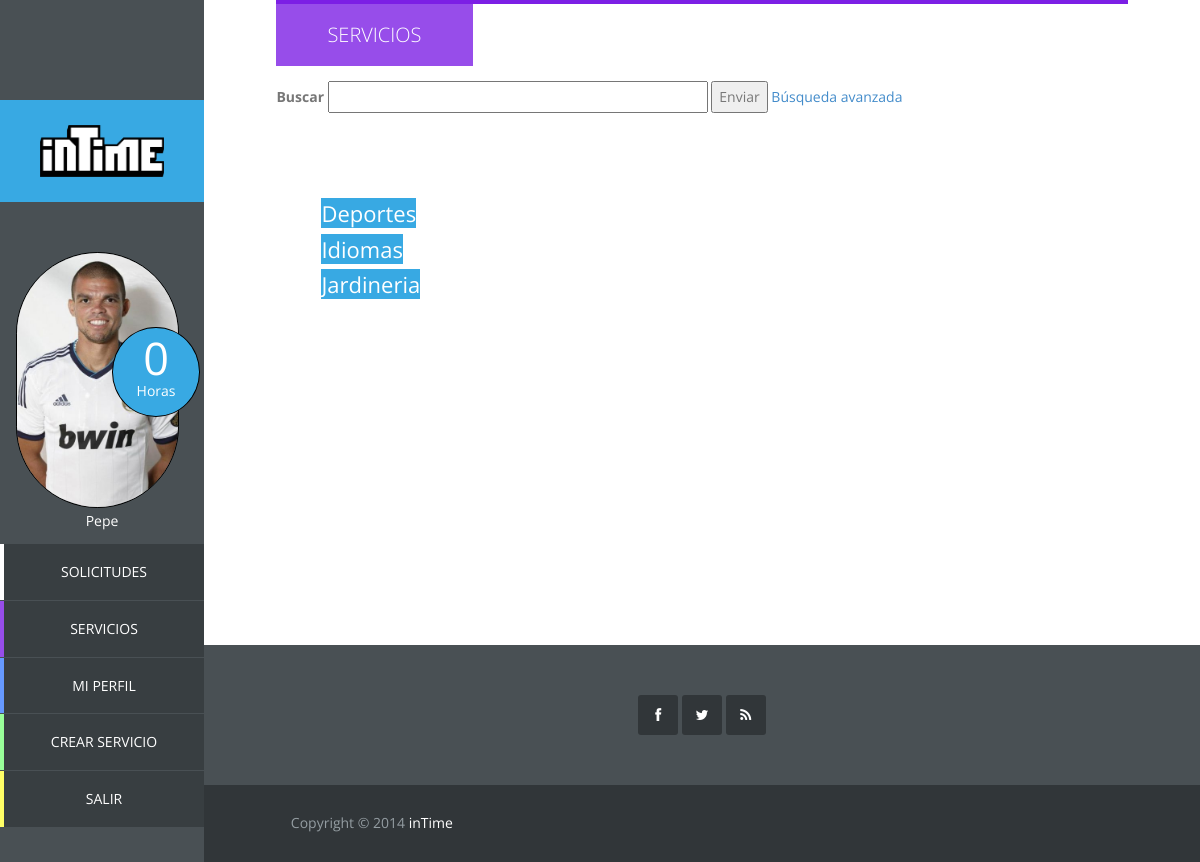
The page /vista/categoria1.php (signed in) on the database as committed earlier.
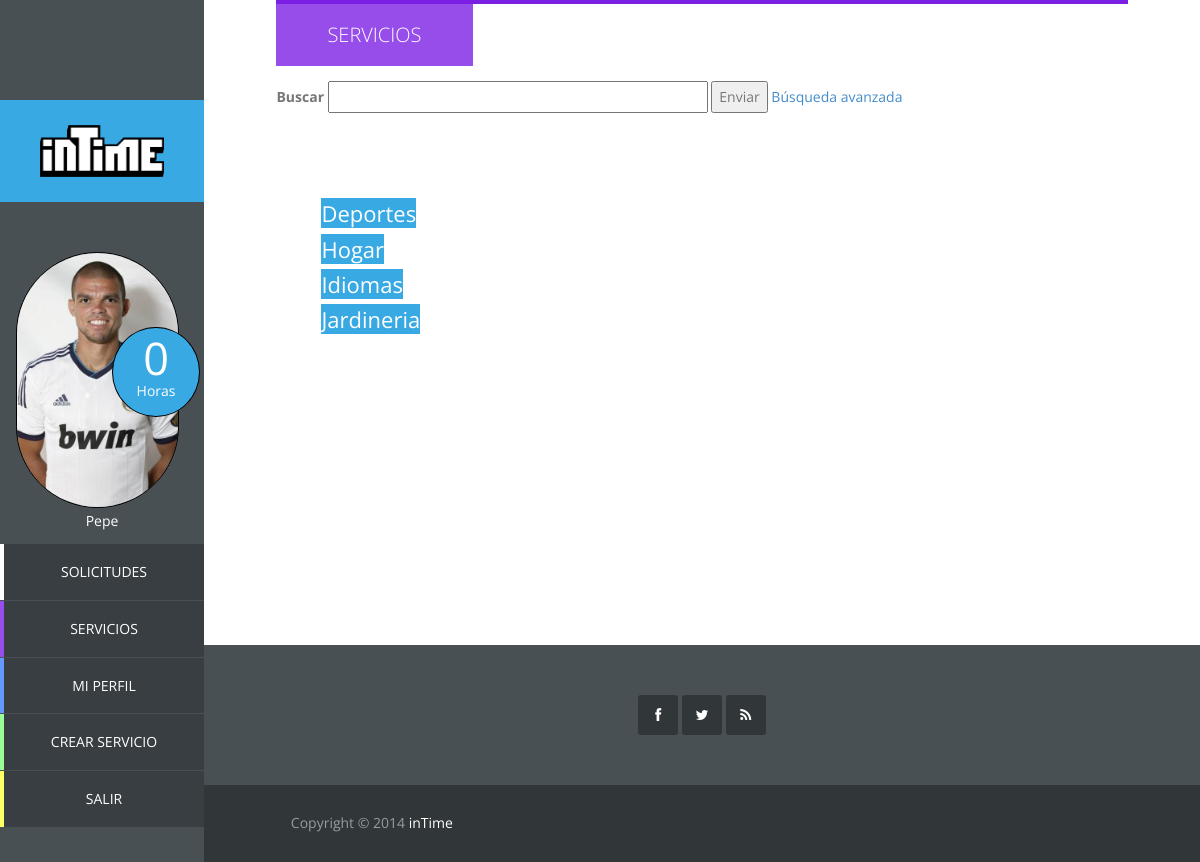
The same page on the database as committed later.
### tables this page shows
CREATE TABLE IF NOT EXISTS `categoria` (
  `id_categoria` int(11) NOT NULL AUTO_INCREMENT,
  `categoria` varchar(20) NOT NULL,
  PRIMARY KEY (`id_categoria`),
  UNIQUE KEY `categoria` (`categoria`)
);

### modelo/usuario.php (called while the page is built, shortened)
<?php
	class Usuario {
		private $id;
		private $nombre;
		private $horas;
		private $foto;
		public function getId(){
			return $this->id;
		}
		public function getNombre(){
			return $this->nombre;
		}
		public function getHoras(){
			return $this->horas;
		}
		public function getFoto(){
			return $this->foto;
		}
	}

### controlador/op_base_datos.php (called while the page is built, shortened)
<?php
class Mysql{
	protected $host="localhost";
	protected $user="root";
    protected $clave="";
	protected function conectar(){
        $this->conexion=mysqli_connect($this->host,$this->user,$this->clave);
    }
}

### controlador/op_base_datos_servicio.php (called while the page is built, shortened)
<?php
require_once '../controlador/op_base_datos.php';
class MysqlServicio extends Mysql {
	public function conseguirTodasLasCategorias() {
		$pst = $this->conexion->prepare("select * from categoria order by categoria");
		$pst->execute();
		$pst->bind_result($id, $categoria);
		$resultado = NULL;
		while ($pst->fetch()) {
			$resultado[] = array('id_categoria'=>$id, 'categoria'=>$categoria);
		}
		return $resultado;
	}
}

### vista/categoria1.php (the view, shortened to what this page needs)
<?php
require_once '../modelo/usuario.php';
?>
<!DOCTYPE html>
<html lang="es">
	<head>
		<link rel="stylesheet" href="css/font-awesome.min.css">
		<link rel="stylesheet" href="css/templatemo_misc.css">
		<link rel="stylesheet" href="css/bootstrap.min.css">
		<link rel="stylesheet" href="css/templatemo_style.css">
		<link rel="stylesheet" href="css/menu.css">
		<link rel="stylesheet" href="css/rating.css">
	</head>
	<?php
	require_once '../controlador/op_base_datos_servicio.php';
	$BDD = new MysqlServicio();
	$resultadoCategorias = $BDD -> conseguirTodasLasCategorias();
	?>
	<body>
		<?php include "sidebar.php"
		?>
		<div id="main-content">
			<div id="templatemo">
				<div id="services" class="section-content">
					<div class="row">
						<div class="col-md-12">
							<div class="section-title">
								<h2>Servicios</h2>
								<div class="buscador">
									<form method="post" action="busqueda.php" accept-charset="utf-8">
										<label>Buscar</label>
										<input type="text" size="50">
										<button type="submit" name="submit" value="Enviar">
											Enviar
										</button>
										<a href="">Búsqueda avanzada</a>
									</form>
								</div>
							</div>
							<div class="cuerpo" id="servicios">
								<ul class = "lista-categorias">
									<?php
										if(isset($resultadoCategorias)){
											foreach($resultadoCategorias as $row){
									?>
											<li id="elem-categoria">
												<a href="#" onclick="mostrarServicios(<?php echo "'".$row['id_categoria']."'"?>)"><?php echo $row['categoria'] ?></a>
											</li>
									<?php
											}
										}else{
											echo "<h3>Aún no tenemos ninguna categoría disponible<h3>";
										}
									?>
								</ul>
							</div>
						</div>
					</div>
				</div>
				<?php include 'footer.php'
				?>
			</div>
		</div>
	</body>
</html>

### vista/sidebar.php (shortened to what this page needs)
<?php
$dir = $_SERVER["REQUEST_URI"];
$array = split("/", $dir);
$n = count($array);
?>
	<div id="main-sidebar">
		<?php
		if($array[$n-1] == "index.php" || $array[$n-1] == ""){
		?>
		<div class="logo">
			<a href="index.php"><img src="vista/images/logo.png"/></a>
		</div>
		<ul class="main-menu">
			<li class="services">
				<a href='vista/categoria1.php'>servicios</a>
			</li>
			<li class="about">
				<a href="vista/sobrenosotros.php">sobre nosotros</a>
			</li>
			<li class="contact">
				<a href="vista/contacto.php">contacto</a>
			</li>
		</ul>
		<?php
		}else {
		?>
		<?php
			if(isset($_SESSION['login_usuario']) && $_SESSION['login_usuario']){
				$user = $_SESSION['usuario'];
		?>
				<div class="logo">
					<a href="perfil_usuario.php">
						<img src="images/logo.png"/>
					</a>
				</div>
				<div class="navigation-log-in">
					<ul class="main-menu">
						<div class="circle-text">
							<div class="contador">
									<?php echo $user->getHoras() ?>
							</div>
							<p>Horas</p>
						</div>
						<?php
							if($user->getFoto() == NULL){
								echo "<a href='perfil_usuario.php'><img src='images/usuario/user_defect.png'></a>";
							}else{
						?>
								<a href='perfil_usuario.php'><img src='<?php echo "images/usuario/".$user->getFoto() ?>'></a>";
						<?php
							}
						?>
						<p>
							<?php echo $user->getNombre() ?>
						</p>
						<li class="requests">
							<a href="solicitudes.php">Solicitudes</a>
						</li>
						<li class="services">
							<a href="categoria1.php">servicios</a>
						</li>
						<li class="profile">
							<a href="perfil.php?id_usuario=<?php echo $user->getId() ?>">Mi Perfil</a>
						</li>
						<li class="new-job">
							<a href="crearservicio.php">Crear Servicio</a>
						</li>
						<li class="log-out">
							<a href="../controlador/logout.php">Salir</a>
						</li>
					</ul>
				</div>
		<?php
			}else if(isset($_SESSION['login_admin']) && $_SESSION['login_admin']) {
		?>
				<div class="logo">
					<a href="perfil_admin.php"><img src="images/logo.png"/></a>
				</div>
				<div class="navigation-log-in">
					<ul class="main-menu">
						<div class="circle-text">
							<div class="contador">-</div>
							<p>Horas</p>
						</div>
						<img src="images/admin.jpg" >
						<li class="user-list">
							<a href="usuariosadmin.php">Lista Usuarios</a>
						</li>
						<li class="service-list">
							<a href="serviciosadmin.php">Lista Servicios</a>
						</li>
						<li class="log-out">
							<a href="../controlador/logout.php">Salir</a>
						</li>
					</ul>
				</div>
		<?php
			}
		?>
		<?php
		}
		?>
	</div>

### vista/footer.php
<div class="site-footer">
	<div class="first-footer">
		<div class="container-fluid">
			<div class="row">
				<div class="col-md-12">
					<div class="social-footer">
						<ul>
							<li>
								<a href="#" class="fa fa-facebook"> </a>
							</li>
							<li>
								<a href="#" class="fa fa-twitter"> </a>
							</li>
							<li>
								<a href="#" class="fa fa-rss"> </a>
							</li>
						</ul>
					</div>
				</div>
			</div>
		</div>
	</div>
	<div class="bottom-footer">
		<div class="container-fluid">
			<div class="row">
				<div class="col-md-6">
					<p class="copyright">
						Copyright © 2014 <a href="#">inTime</a>
					</p>
				</div>
			</div>
		</div>
	</div>
</div>

### vista/css/templatemo_style.css (style rules this page uses)
.main-menu, .responsive-menu ul, .social-member, .progess-bars, .first-footer .social-footer ul { padding: 0%; margin: 0%; list-style: none; }
body { font: 14px/1.85em 'Open Sans', Arial, Helvetice Neue, sans-serif; color: #777777; font-weight: 300px; font-style: normal; -webkit-font-smoothing: antialiased; -webkit-text-size-adjust: 100%; }
a, a:hover, a:focus { text-decoration: none; -webkit-transition: all 150ms ease-in; -moz-transition: all 150ms ease-in; -o-transition: all 150ms ease-in; transition: all 150ms ease-in; }
h1, h2, h3, h4, h5, h6 { font-family: 'Open Sans', Arial, Helvetice Neue, sans-serif; }
*, *:before, *:after { -moz-box-sizing: border-box; -webkit-box-sizing: border-box; box-sizing: border-box; }
#main-content, .full-width-slider { width: 83%; }
.section-content { padding: 0 7%; margin-bottom: 100px; height: 200%; }
.section-title { border-top: 4px solid; margin-bottom: 80px; }
.section-title h2 { display: inline-block; padding: 20px 51px; color: white; text-transform: uppercase; font-weight: 300; margin: 0; font-size: 20px; }
div.buscador { position: relative; width: 78%; margin-top: 15px; }
#services .section-title { border-color: #7c1fe5; }
#services h2 { background-color: #974dea; margin-right: 0% }
#main-sidebar { position: fixed; float: left; width: 17%; height: 100%; background-color: #495054; color: white; margin-right: 0px; overflow: auto; }
.logo { margin-top: 100px; background-color: #38a9e3; padding: 25px 40px; }
.logo a { color: white; }
.logo a img { width: 100%; height: 100%; }
.main-menu { text-align: center; }
.main-menu li { margin-bottom: 1px; }
.main-menu li a { color: white; text-transform: uppercase; display: block; border-left: 4px solid; padding: 15px 30px; background-color: #383e41; -webkit-transition: all 150ms ease-in; -moz-transition: all 150ms ease-in; -o-transition: all 150ms ease-in; transition: all 150ms ease-in; }
li.services a { border-color: #974dea; }
li.profile a { border-color: #6699FF; }
li.new-job a { border-color: #99FF99; }
li.log-out a { border-color: #FFFF66; }
.navigation-log-in { padding-top: 50px; }
.navigation-log-in img { border: 1px solid black; border-radius:120px; width: 80%; }
.first-footer { background-color: #495054; padding: 50px; text-align: center; border-left: 5px solid #313639; }
.first-footer .social-footer ul li { display: inline; }
.first-footer .social-footer ul li a { width: 40px; height: 40px; -webkit-border-radius: 3px; border-radius: 3px; background-clip: padding-box; background-color: #313639; text-align: center; line-height: 40px; color: white; }
.bottom-footer { background-color: #313639; color: #949da2; padding: 25px 7% 16px 7%; }
.bottom-footer a { color: white; }
#main-content { float: left; width: 83%; height: 100%; margin-left: 17%; overflow: hidden; }
.first-footer { border-left: 0; }
.cuerpo { padding-left: 5px; min-height: 350px; }
.cuerpo#servicios { float: left; width: 100% }
ul.lista-categorias { display:block; float:left; list-style:none; width: 20%; margin-right: 5%; margin-bottom: 5%; }
li#elem-categoria { width: 100%; margin-top: 5%; }
li#elem-categoria a { width: 100%; min-padding: 0em; 1%; background-color: #38A9E3; color:#FFFFFF; border-bottom: 10%; font-size: 22px; }
.circle-text { position: absolute; width: 43%; margin-left: 55%; margin-top: 37%; }
.circle-text:after { content: ""; display: block; width: 100%; height:0; padding-bottom: 100%; background: #38a9e3; -moz-border-radius: 50%; -webkit-border-radius: 50%; border-radius: 50%; border: 1px solid black; }
.circle-text p { position: absolute; float: left; width: 100%; padding-top: 73%; line-height: 1em; margin-top: -0.5em; text-align: center; color: white; }
.circle-text div { position: absolute; width: 100%; padding-top: 35%; line-height: 1em; margin-top: -0.5em; text-align: center; color: white; font-size: 45px; }

Rows that differ between the two databases and show on the page:
added categoria: categoria "Hogar"
